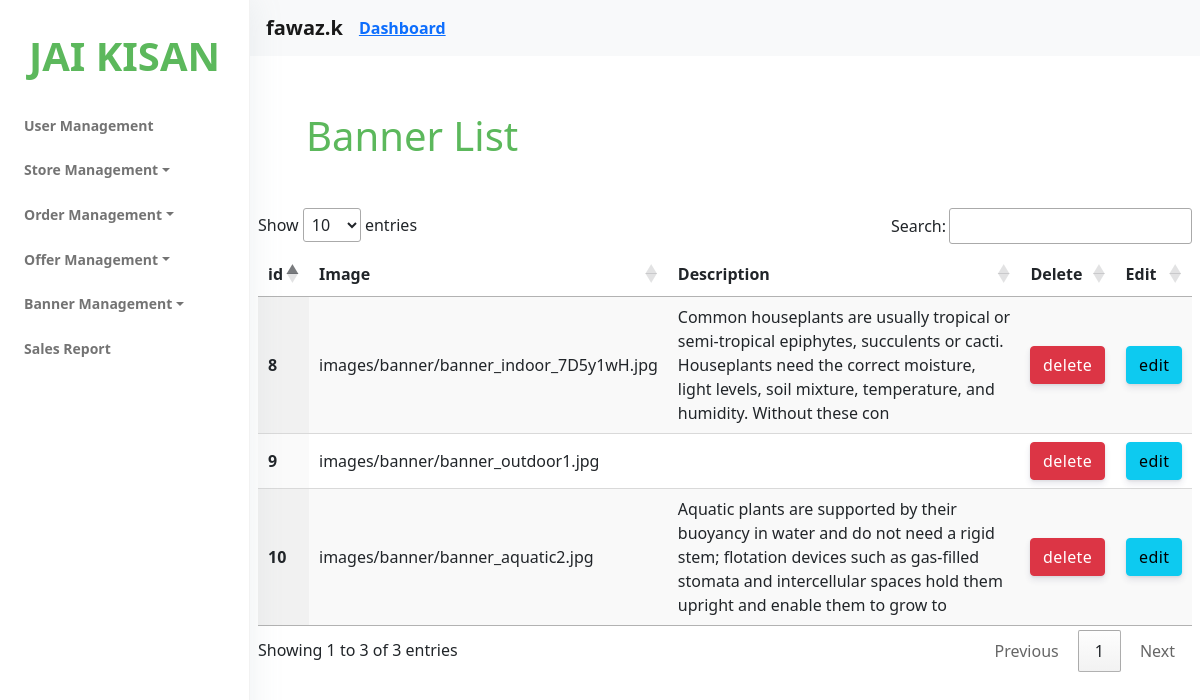
Page /adminpanel/banner_list (signed in) on the committed database.
### accounts/models.py (models this page shows, shortened)
class Account(AbstractBaseUser):
    first_name = models.CharField(max_length=50)
    last_name = models.CharField(max_length=50)
    username = models.CharField(max_length=50)
    email = models.CharField(max_length=50,unique=True)
    phone_number=models.CharField(('mobile number'), max_length=20, unique=True)
    profile_img = models.ImageField( null=True, blank=True, upload_to='userprofile')
    city = models.CharField(max_length=50,null=True)
    state = models.CharField(max_length=50,null=True)
    date_joined = models.DateTimeField(auto_now_add=True)
    last_login = models.DateTimeField(auto_now_add=True)
    is_admin = models.BooleanField(default=False)
    is_staff = models.BooleanField(default=False)
    is_active = models.BooleanField(default=True)
    is_superadmin = models.BooleanField(default=False)
    USERNAME_FIELD ='email'
    REQUIRED_FIELDS = ['first_name','last_name','username','phone_number']
    objects = MyAccountManager()

class Banner(models.Model):
    image    = models.ImageField(upload_to='images/banner',blank=True)
    description   = models.TextField(max_length=200,blank=True)

### admin_panel/views.py (the view)
# urls.py: path('banner_list',views.banner_list,name='banner_list'),
@staff_member_required(login_url='adminpanel')
def banner_list(request):
    banner_list= Banner.objects.all()
    context={
        'banner_list':banner_list,
    }
    return render(request,'adminpanel/banner/banner_list.html',context)

### cart/context_processors.py (called while the page is built, shortened)
def counter(request):
    cart_count = 0
    if 'admin' in request.path:
        return{}
    return dict(cart_count=cart_count)

### category/context_processors.py (called while the page is built)
def menu_links(request):
    links = category.objects.all()
    return dict(links=links)

### templates/adminpanel/banner/banner_list.html (shortened to what this page needs)
{% load static %}
{% include 'adminpanel/nav.html' %}
<!DOCTYPE html>
<html lang="en">
<head>
    <link rel="stylesheet" href="https://cdn.jsdelivr.net/npm/bootstrap@5.0.0-beta1/dist/css/bootstrap.min.css">
    <link rel="stylesheet" type="text/css" href="https://cdn.datatables.net/1.11.3/css/jquery.dataTables.css">
</head>
<body>
    <div class="header ">
        <div class="align-items-">
            <div class="px-2 col-lg-12 col-7">
                <div class="table-responsive">
                    <div>
                        <h1 style="color:#5cb85c" class="m-5">Banner List</h1>
                    </div>
                    <table id="table" class="display">
                        <thead>
                            <tr>
                                <th scope="col">id</th>
                                <th scope="col">Image</th>
                                <th scope="col">Description</th>
                                <th scope="col">Delete</th>
                                <th scope="col">Edit</th>
                            </tr>
                        </thead>
                        <tbody>
                            {% for x in banner_list %}
                            <tr>
                                <th scope="row">
                                    {{ x.id }}
                                </th>
                                <td>
                                    {{ x.image }}
                                </td>
                                <td>
                                    {{ x.description }}
                                </td>
                                    <td><a class="btn btn-danger" href="" onclick="banner_delete('{{x.id}}')" data-bs-toggle="modal" data-bs-target="#staticBackdrop" >delete</a></td>
                                    <td><a class="btn btn-info" href="" onclick="banner_edit('{{x.id}}')" data-bs-toggle="modal" data-bs-target="#staticBackdrop">edit</a></td>
                            </tr>
                            {% endfor %}
                        </tbody>
                    </table>
                </div>
            </div>
        </div>
    </div>
</body>
</html>

### templates/adminpanel/nav.html (shortened to what this page needs)
{% extends 'adminpanel/base.html' %}
{% load static %}
{% block content %}
<nav class="sidenav navbar navbar-vertical  fixed-left  navbar-expand-xs navbar-light bg-white" id="sidenav-main">
    <div class="scrollbar-inner">
        <div class="sidenav-header  align-items-center">
            <a class="navbar-brand" href="javascript:void(0)">
                <h1 style="color: #5cb85c;"><b>JAI KISAN</b></h1>
            </a>
        </div>
        <div class="navbar-inner">
            <div class="collapse navbar-collapse" id="sidenav-collapse-main">
                <ul class="navbar-nav">
                    <li class="nav-item">
                        <a class="nav-link" href="{% url 'user_list' %}">
                            <b >User Management</b>
                        </a>
                </li>
                    <li class="nav-item dropdown">
                        <a class="nav-link dropdown-toggle" href="#" id="navbarDropdown" role="button" data-toggle="dropdown" aria-haspopup="true" aria-expanded="false">
                          <b>Store Management</b>
                        </a>
                      </li>
                      <li class="nav-item dropdown">
                        <a class="nav-link dropdown-toggle" href="#" id="navbarDropdown" role="button" data-toggle="dropdown" aria-haspopup="true" aria-expanded="false">
                          <b>Order Management</b>
                        </a>
                      </li>
                      <li class="nav-item dropdown">
                        <a class="nav-link dropdown-toggle" href="#" id="navbarDropdown" role="button" data-toggle="dropdown" aria-haspopup="true" aria-expanded="false">
                          <b>Offer Management</b>
                        </a>
                      </li>
                      <li class="nav-item dropdown">
                        <a class="nav-link dropdown-toggle" href="#" id="navbarDropdown" role="button" data-toggle="dropdown" aria-haspopup="true" aria-expanded="false">
                          <b>Banner Management</b>
                        </a>
                      </li>
                      <li class="nav-item">
                        <a class="nav-link" href="{% url 'product_sales' %}">
                            <b >Sales Report</b>
                        </a>
                </li>
                </ul>
            </div>
        </div>
    </div>
</nav>
<div class="main-content" id="panel">
    <nav class="navbar navbar-expand-lg navbar-light bg-light">
        <b class="navbar-brand" style="justify-content: end;" >{{ user.username }}</b>
        <a  href="{% url 'admin_dashboard' %}"><b>Dashboard</b></a>
      </nav>
    {% endblock %}

### rows in the picture
Account: username "fawaz.k"
Banner: id "8", image "images/banner/banner_indoor_7D5y1wH.jpg", description "Common houseplants are usually tropical or semi-tropical epiphytes, succulents or cacti. Houseplants need the correct moisture, light levels, soil mixture, temperature, and humidity. Without these con"
Banner: id "9", image "images/banner/banner_outdoor1.jpg"
Banner: id "10", image "images/banner/banner_aquatic2.jpg", description "Aquatic plants are supported by their buoyancy in water and do not need a rigid stem; flotation devices such as gas-filled stomata and intercellular spaces hold them upright and enable them to grow to"
